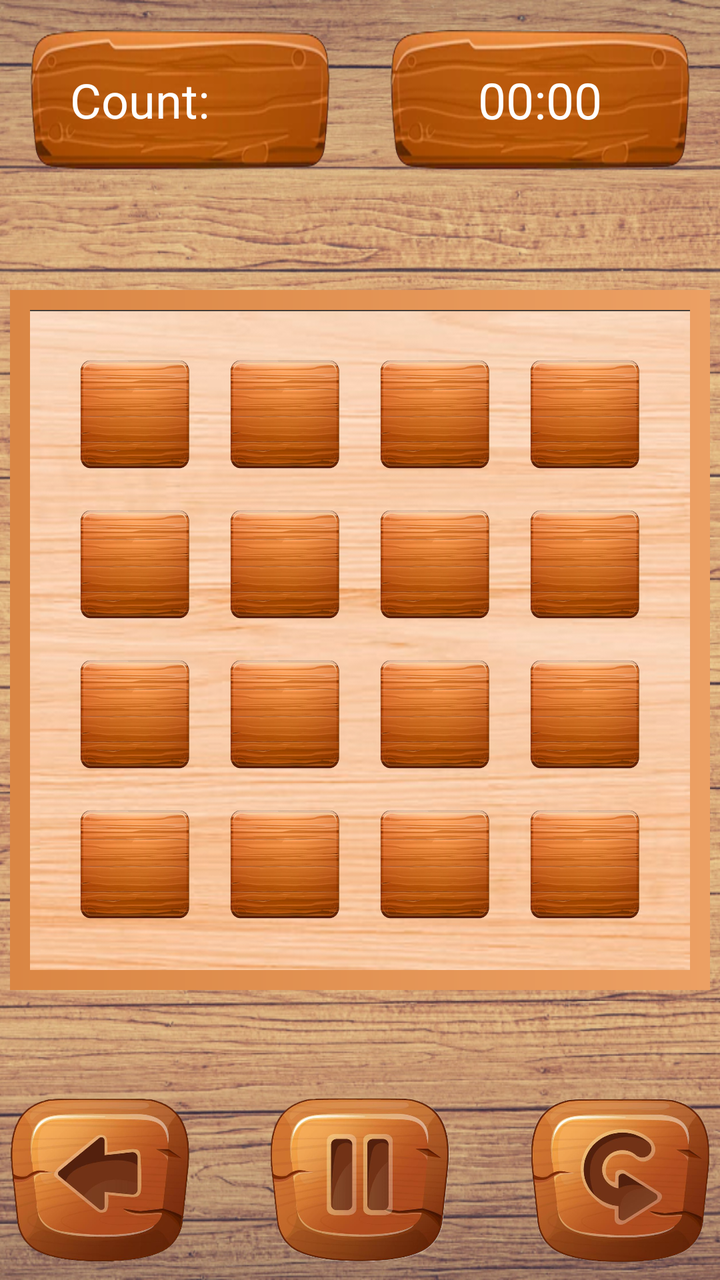
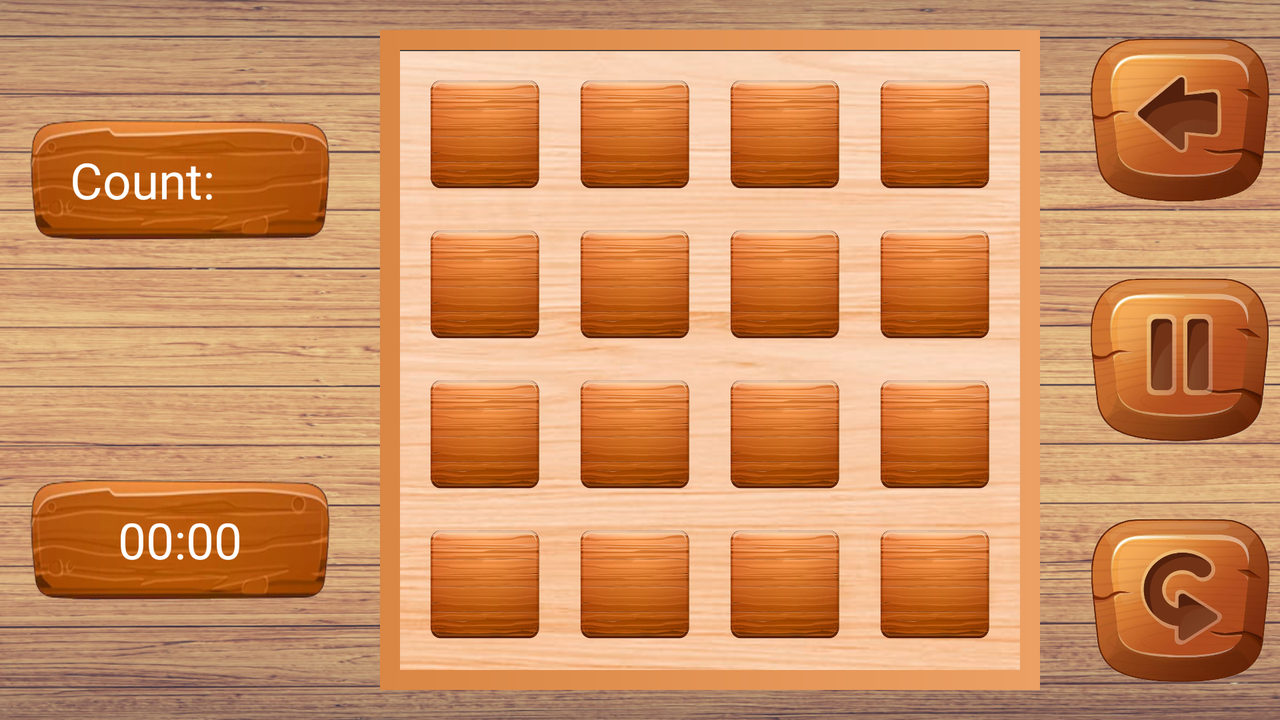

One screen, two layout resources from the same app: the default and the repository's alternative for another configuration. Each is rendered where Android would select it; the XML of both is given below.
<!-- AndroidManifest.xml: application theme Theme.Puzzle15 -->
<!-- res/layout/activity_main.xml -->
<?xml version="1.0" encoding="utf-8"?>
<FrameLayout xmlns:android="http://schemas.android.com/apk/res/android"
    xmlns:app="http://schemas.android.com/apk/res-auto"
    xmlns:tools="http://schemas.android.com/tools"
    android:layout_width="match_parent"
    android:layout_height="match_parent">
    <LinearLayout
        android:id="@+id/fone"
        android:layout_width="match_parent"
        android:background="@drawable/fon"
        android:layout_height="match_parent"
        android:orientation="vertical">
        <LinearLayout
            android:layout_width="match_parent"
            android:layout_height="100dp"
            android:orientation="horizontal">
            <LinearLayout
                android:layout_weight="1"
                android:layout_width="0dp"
                android:layout_height="match_parent"
                android:layout_margin="15dp"
                android:layout_gravity="bottom|right"
                android:background="@drawable/count">
                <TextView
                    android:id="@+id/countt"
                    android:layout_width="wrap_content"
                    android:layout_height="wrap_content"
                    android:layout_gravity="center"
                    android:layout_marginStart="20dp"
                    android:layout_weight="1"
                    android:text="Count: "
                    android:textColor="@color/white"
                    android:textSize="24sp" />
            </LinearLayout>
            <LinearLayout
                android:layout_weight="1"
                android:layout_width="0dp"
                android:layout_height="match_parent"
                android:layout_gravity="bottom|left"
                android:layout_margin="15dp"
                android:background="@drawable/count">
                <Chronometer
                    android:id="@+id/chronometer"
                    android:layout_width="wrap_content"
                    android:layout_height="wrap_content"
                    android:layout_gravity="center"
                    android:gravity="center"
                    android:layout_weight="1"
                    android:textSize="25dp"
                    android:backgroundTint="@color/white"
                    android:textColor="@color/white" />
            </LinearLayout>
        </LinearLayout>
        <FrameLayout
            android:layout_width="match_parent"
            android:layout_height="match_parent"
            android:layout_weight="10">
            <View
                android:layout_width="350dp"
                android:layout_height="350dp"
                android:background="@drawable/circle_view_replaced"
                android:layout_gravity="center"
                />
            <ImageView
                android:layout_width="330dp"
                android:layout_height="330dp"
                android:background="@drawable/circle_view_replaced"
                android:layout_gravity="center"
                android:clipToOutline="true"
                android:src="@drawable/cub"
                />
            <RelativeLayout
                android:id="@+id/relative"
                android:layout_width="match_parent"
                android:layout_height="match_parent"
                android:gravity="center">
                <androidx.appcompat.widget.AppCompatButton
                    android:id="@+id/btn1"
                    android:clipToOutline="true"
                    android:background="@drawable/button"
                    style="@style/Puzzle15"
                    android:layout_margin="10dp" />
                <androidx.appcompat.widget.AppCompatButton
                    android:id="@+id/btn2"
                    style="@style/Puzzle15"
                    android:layout_marginStart="10dp"
                    android:layout_marginTop="10dp"
                    android:layout_marginEnd="10dp"
                    android:background="@drawable/button"
                    android:layout_marginBottom="10dp"
                    android:layout_toEndOf="@id/btn1"
                    android:clipToOutline="true" />
                <androidx.appcompat.widget.AppCompatButton
                    android:layout_margin="10dp"
                    android:id="@+id/btn3"
                    android:layout_toEndOf="@id/btn2"
                    style="@style/Puzzle15"
                    android:background="@drawable/button"
                    />
                <androidx.appcompat.widget.AppCompatButton
                    android:layout_margin="10dp"
                    android:layout_toEndOf="@id/btn3"
                    android:id="@+id/btn4"
                    style="@style/Puzzle15"
                    android:background="@drawable/button"
                    />
                <androidx.appcompat.widget.AppCompatButton
                    android:id="@+id/btn5"
                    style="@style/Puzzle15"
                    android:background="@drawable/button"
                    android:layout_below="@id/btn1"
                    android:layout_margin="10dp"/>
                <androidx.appcompat.widget.AppCompatButton
                    android:id="@+id/btn6"
                    style="@style/Puzzle15"
                    android:background="@drawable/button"
                    android:layout_below="@id/btn1"
                    android:layout_margin="10dp"
                    android:layout_toEndOf="@id/btn1" />
                <androidx.appcompat.widget.AppCompatButton
                    android:layout_margin="10dp"
                    android:layout_below="@id/btn1"
                    android:layout_toEndOf="@id/btn2"
                    android:id="@+id/btn7"
                    style="@style/Puzzle15"
                    android:background="@drawable/button"
                    />
                <androidx.appcompat.widget.AppCompatButton
                    android:layout_margin="10dp"
                    android:layout_below="@id/btn1"
                    android:layout_toEndOf="@id/btn3"
                    android:id="@+id/btn8"
                    style="@style/Puzzle15"
                    android:background="@drawable/button"
                    />
                <androidx.appcompat.widget.AppCompatButton
                    android:id="@+id/btn9"
                    style="@style/Puzzle15"
                    android:background="@drawable/button"
                    android:layout_below="@id/btn5"
                    android:layout_marginStart="10dp"
                    android:layout_marginTop="10dp"
                    android:layout_marginEnd="10dp"
                    android:layout_marginBottom="10dp" />

                <androidx.appcompat.widget.AppCompatButton
                    android:id="@+id/btn10"
                    style="@style/Puzzle15"
                    android:background="@drawable/button"
                    android:layout_below="@id/btn5"
                    android:layout_margin="10dp"
                    android:layout_toEndOf="@id/btn5" />
                <androidx.appcompat.widget.AppCompatButton
                    android:layout_margin="10dp"
                    android:layout_below="@id/btn5"
                    android:layout_toEndOf="@id/btn6"
                    android:id="@+id/btn11"
                    style="@style/Puzzle15"
                    android:background="@drawable/button"
                    />
                <androidx.appcompat.widget.AppCompatButton
                    android:layout_margin="10dp"
                    android:layout_below="@id/btn5"
                    android:layout_toEndOf="@id/btn7"
                    android:id="@+id/btn12"
                    style="@style/Puzzle15"
                    android:background="@drawable/button"
                    />
                <androidx.appcompat.widget.AppCompatButton
                    android:id="@+id/btn13"
                    style="@style/Puzzle15"
                    android:background="@drawable/button"

                    android:layout_below="@id/btn9"
                    android:layout_margin="10dp" />
                <androidx.appcompat.widget.AppCompatButton
                    android:layout_margin="10dp"
                    android:layout_below="@id/btn9"
                    android:layout_toEndOf="@id/btn9"
                    android:id="@+id/btn14"
                    style="@style/Puzzle15"
                    android:background="@drawable/button"
                    />
                <androidx.appcompat.widget.AppCompatButton
                    android:layout_margin="10dp"
                    android:id="@+id/btn15"
                    android:layout_below="@id/btn9"
                    android:layout_toEndOf="@id/btn10"
                    style="@style/Puzzle15"
                    android:background="@drawable/button"
                    />
                <androidx.appcompat.widget.AppCompatButton
                    android:layout_margin="10dp"
                    android:id="@+id/btn16"
                    android:layout_below="@id/btn9"
                    android:layout_toEndOf="@id/btn11"
                    style="@style/Puzzle15"
                    android:background="@drawable/button"
                    />
            </RelativeLayout>
        </FrameLayout>
        <FrameLayout
            android:layout_width="match_parent"
            android:layout_gravity="center"
            android:layout_height="100dp"
            android:orientation="horizontal"
            android:gravity="center">
            <ImageView
                android:id="@+id/back"
                android:layout_width="100dp"
                android:layout_height="100dp"
                android:clickable="true"
                android:layout_gravity="center|start"
                android:src="@drawable/back" />
            <Space
                android:layout_width="50dp"
                android:layout_height="20dp"/>
            <ImageView
                android:id="@+id/pause"
                android:layout_width="100dp"
                android:layout_gravity="center"
                android:layout_height="100dp"
                android:clickable="true"
                android:src="@drawable/pause" />
            <ImageView
                android:visibility="invisible"
                android:id="@+id/resume"
                android:layout_width="100dp"
                android:layout_gravity="center"
                android:layout_height="100dp"
                android:clickable="true"
                android:src="@drawable/play" />
            <Space
                android:layout_width="50dp"
                android:layout_height="20dp"/>
            <ImageView
                android:id="@+id/refresh"
                android:layout_width="100dp"
                android:layout_gravity="center|end"
                android:layout_height="100dp"
                android:clickable="true"
                android:src="@drawable/refresh" />
        </FrameLayout>
    </LinearLayout>
    <View
        android:id="@+id/pause_fon"
        android:layout_width="330dp"
        android:layout_height="330dp"
        android:background="@drawable/paused"
        android:layout_gravity="center"
        android:visibility="invisible"
        />

</FrameLayout>
<!-- resources referenced by this layout -->
<resources>
  <!-- drawable back: png bitmap (drawable, 216327 bytes) -->
  <!-- drawable button: png bitmap (drawable, 139261 bytes) -->
  <!-- drawable circle_view_replaced (drawable) -->
  <?xml version="1.0" encoding="utf-8"?>
  <shape xmlns:android="http://schemas.android.com/apk/res/android">
      <gradient android:endColor="#ECA064"
          android:startColor="#DA8644"></gradient>
  </shape>
  <!-- drawable count: png bitmap (drawable, 70767 bytes) -->
  <!-- drawable cub: jpg bitmap (drawable, 157923 bytes) -->
  <!-- drawable fon: jpg bitmap (drawable, 546795 bytes) -->
  <!-- drawable pause: png bitmap (drawable, 233707 bytes) -->
  <!-- drawable paused: jpg bitmap (drawable, 188288 bytes) -->
  <!-- drawable play: png bitmap (drawable, 239648 bytes) -->
  <!-- drawable refresh: png bitmap (drawable, 259595 bytes) -->
  <style name="Puzzle15">
          <item name="android:layout_width">55dp</item>
          <item name="android:layout_height">55dp</item>
          <item name="android:textSize">20dp</item>
          <item name="android:textColor">@color/white</item>
          <item name="android:background">@drawable/circle</item>
      </style>
  <style name="Theme.Puzzle15" parent="Base.Theme.Puzzle15" />
  <!-- drawable circle (drawable) -->
  <?xml version="1.0" encoding="utf-8"?>
  <shape xmlns:android="http://schemas.android.com/apk/res/android"
      android:shape="rectangle">
      <corners android:radius="15dp"/>
      <stroke android:width="3dp" />
      <stroke android:color="#807478" />
  </shape>
  <style name="Base.Theme.Puzzle15" parent="Theme.Material3.DayNight.NoActionBar">
          
          
      </style>
</resources>
<!-- res/layout-land/activity_main.xml (the repository's variant of the layout above) -->
<!-- drawn on the phone turned sideways -->
<?xml version="1.0" encoding="utf-8"?>
<FrameLayout xmlns:android="http://schemas.android.com/apk/res/android"
    xmlns:app="http://schemas.android.com/apk/res-auto"
    xmlns:tools="http://schemas.android.com/tools"
    android:layout_width="match_parent"
    android:layout_height="match_parent">
    <LinearLayout
        android:id="@+id/fone"
        android:layout_width="match_parent"
        android:background="@drawable/fon"
        android:layout_height="match_parent"
        android:orientation="horizontal">
        <LinearLayout
            android:layout_width="180dp"
            android:layout_height="wrap_content"
            android:layout_gravity="center"
            android:gravity="center"
            android:orientation="vertical">

            <LinearLayout
                android:layout_width="match_parent"
                android:layout_height="0dp"
                android:layout_gravity="center"
                android:layout_marginVertical="60sp"
                android:layout_marginHorizontal="15dp"
                android:layout_weight="1"
                android:background="@drawable/count">

                <TextView
                    android:id="@+id/countt"
                    android:layout_width="wrap_content"
                    android:layout_height="wrap_content"
                    android:layout_gravity="center"
                    android:layout_marginStart="20dp"
                    android:layout_weight="1"
                    android:text="Count: "
                    android:textColor="@color/white"
                    android:textSize="25dp" />
            </LinearLayout>

            <LinearLayout
                android:layout_width="match_parent"
                android:layout_height="0dp"
                android:layout_marginHorizontal="15dp"
                android:layout_marginVertical="60dp"
                android:layout_weight="1"
                android:background="@drawable/count"
                android:gravity="center">

                <Chronometer
                    android:id="@+id/chronometer"
                    android:layout_width="wrap_content"
                    android:layout_height="wrap_content"
                    android:layout_gravity="center"
                    android:layout_weight="1"
                    android:backgroundTint="@color/white"
                    android:gravity="center"
                    android:textColor="@color/white"
                    android:textSize="25dp" />
            </LinearLayout>
        </LinearLayout>
        <FrameLayout
            android:layout_width="match_parent"
            android:layout_height="match_parent"
            android:gravity="center">
            <FrameLayout
                android:layout_marginStart="10dp"
                android:layout_width="330dp"
                android:layout_height="330dp"
                android:layout_gravity="center|left">
                <View
                    android:layout_width="match_parent"
                    android:layout_height="match_parent"
                    android:background="@drawable/circle_view_replaced" />
                <ImageView
                    android:layout_width="310dp"
                    android:layout_height="310dp"
                    android:clipToOutline="true"
                    android:layout_gravity="center"
                    android:src="@drawable/cub" />
                <RelativeLayout
                    android:id="@+id/relative"
                    android:layout_width="match_parent"
                    android:layout_height="match_parent"
                    android:gravity="center">
                    <androidx.appcompat.widget.AppCompatButton
                        android:id="@+id/btn1"
                        android:background="@drawable/button"
                        style="@style/Puzzle15"
                        android:layout_margin="10dp" />
                    <androidx.appcompat.widget.AppCompatButton
                        android:id="@+id/btn2"
                        style="@style/Puzzle15"
                        android:layout_marginStart="10dp"
                        android:layout_marginTop="10dp"
                        android:layout_marginEnd="10dp"
                        android:background="@drawable/button"
                        android:layout_marginBottom="10dp"
                        android:layout_toEndOf="@id/btn1"
                        android:clipToOutline="true" />
                    <androidx.appcompat.widget.AppCompatButton
                        android:id="@+id/btn3"
                        android:layout_margin="10dp"
                        android:layout_toEndOf="@id/btn2"
                        style="@style/Puzzle15"
                        android:background="@drawable/button" />
                    <androidx.appcompat.widget.AppCompatButton
                        android:id="@+id/btn4"
                        android:layout_margin="10dp"
                        android:layout_toEndOf="@id/btn3"
                        style="@style/Puzzle15"
                        android:background="@drawable/button" />
                    <androidx.appcompat.widget.AppCompatButton
                        android:id="@+id/btn5"
                        style="@style/Puzzle15"
                        android:background="@drawable/button"
                        android:layout_below="@id/btn1"
                        android:layout_margin="10dp" />
                    <androidx.appcompat.widget.AppCompatButton
                        android:id="@+id/btn6"
                        style="@style/Puzzle15"
                        android:background="@drawable/button"
                        android:layout_below="@id/btn1"
                        android:layout_margin="10dp"
                        android:layout_toEndOf="@id/btn5" />
                    <androidx.appcompat.widget.AppCompatButton
                        android:id="@+id/btn7"
                        style="@style/Puzzle15"
                        android:background="@drawable/button"
                        android:layout_below="@id/btn1"
                        android:layout_margin="10dp"
                        android:layout_toEndOf="@id/btn6" />
                    <androidx.appcompat.widget.AppCompatButton
                        android:id="@+id/btn8"
                        style="@style/Puzzle15"
                        android:background="@drawable/button"
                        android:layout_below="@id/btn1"
                        android:layout_margin="10dp"
                        android:layout_toEndOf="@id/btn7" />
                    <androidx.appcompat.widget.AppCompatButton
                        android:id="@+id/btn9"
                        style="@style/Puzzle15"
                        android:background="@drawable/button"
                        android:layout_below="@id/btn5"
                        android:layout_margin="10dp" />
                    <androidx.appcompat.widget.AppCompatButton
                        android:id="@+id/btn10"
                        style="@style/Puzzle15"
                        android:background="@drawable/button"
                        android:layout_below="@id/btn5"
                        android:layout_margin="10dp"
                        android:layout_toEndOf="@id/btn9" />
                    <androidx.appcompat.widget.AppCompatButton
                        android:id="@+id/btn11"
                        style="@style/Puzzle15"
                        android:background="@drawable/button"
                        android:layout_below="@id/btn5"
                        android:layout_margin="10dp"
                        android:layout_toEndOf="@id/btn10" />
                    <androidx.appcompat.widget.AppCompatButton
                        android:id="@+id/btn12"
                        style="@style/Puzzle15"
                        android:background="@drawable/button"
                        android:layout_below="@id/btn5"
                        android:layout_margin="10dp"
                        android:layout_toEndOf="@id/btn11" />
                    <androidx.appcompat.widget.AppCompatButton
                        android:id="@+id/btn13"
                        style="@style/Puzzle15"
                        android:background="@drawable/button"
                        android:layout_below="@id/btn9"
                        android:layout_margin="10dp" />
                    <androidx.appcompat.widget.AppCompatButton
                        android:id="@+id/btn14"
                        style="@style/Puzzle15"
                        android:background="@drawable/button"
                        android:layout_below="@id/btn9"
                        android:layout_margin="10dp"
                        android:layout_toEndOf="@id/btn13" />
                    <androidx.appcompat.widget.AppCompatButton
                        android:id="@+id/btn15"
                        style="@style/Puzzle15"
                        android:background="@drawable/button"
                        android:layout_below="@id/btn9"
                        android:layout_margin="10dp"
                        android:layout_toEndOf="@id/btn14" />
                    <androidx.appcompat.widget.AppCompatButton
                        android:id="@+id/btn16"
                        style="@style/Puzzle15"
                        android:background="@drawable/button"
                        android:layout_below="@id/btn9"
                        android:layout_margin="10dp"
                        android:layout_toEndOf="@id/btn15" />
                </RelativeLayout>

                <View
                    android:id="@+id/pause_fon"
                    android:visibility="invisible"
                    android:layout_gravity="center"
                    android:layout_width="310dp"
                    android:layout_height="310dp"
                    android:background="@drawable/paused" />
            </FrameLayout>
            <LinearLayout
                android:layout_width="100dp"
                android:layout_gravity="center|right"
                android:layout_height="match_parent"
                android:orientation="vertical"
                android:gravity="center">
                <ImageView
                    android:id="@+id/back"
                    android:layout_width="100dp"
                    android:layout_height="100dp"
                    android:clickable="true"
                    android:layout_gravity="center"
                    android:src="@drawable/back" />
                <Space
                    android:layout_width="20dp"
                    android:layout_height="20dp"/>
                <FrameLayout
                    android:layout_width="100dp"
                    android:layout_height="100dp"
                    android:layout_gravity="center">
                    <ImageView

                        android:id="@+id/pause"
                        android:layout_width="100dp"
                        android:layout_gravity="center"
                        android:layout_height="100dp"
                        android:clickable="true"
                        android:src="@drawable/pause" />
                    <ImageView
                        android:visibility="invisible"
                        android:id="@+id/resume"
                        android:layout_width="100dp"
                        android:layout_gravity="center"
                        android:layout_height="100dp"
                        android:clickable="true"
                        android:src="@drawable/play" />
                </FrameLayout>
                <Space
                    android:layout_width="20dp"
                    android:layout_height="20dp"/>
                <ImageView
                    android:id="@+id/refresh"
                    android:layout_width="100dp"
                    android:layout_gravity="center"
                    android:layout_height="100dp"
                    android:clickable="true"
                    android:src="@drawable/refresh" />
            </LinearLayout>

        </FrameLayout>
    </LinearLayout>
</FrameLayout>
